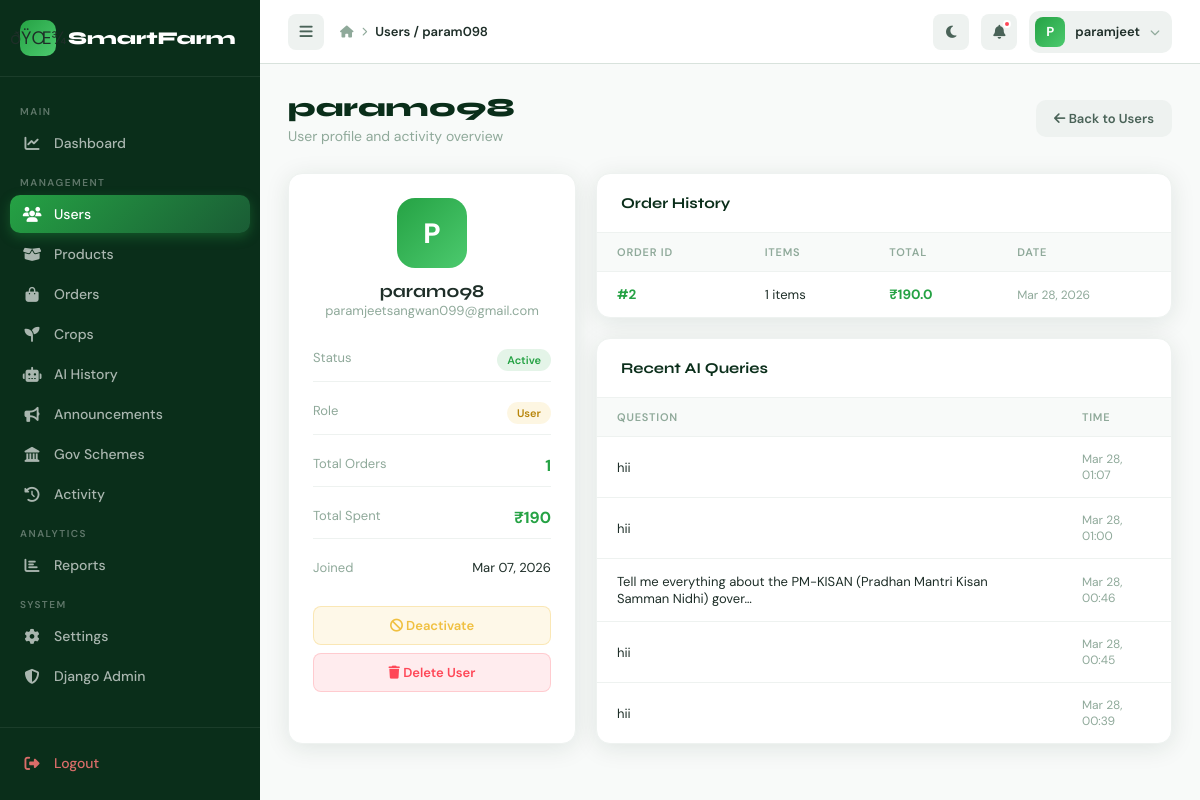
Page /myadmin/users/2/ (signed in) on the committed database.
### apps/orders/models.py (models this page shows, shortened)
class Order(models.Model):
    STATUS_CHOICES = [
        ('pending',    'Pending'),
        ('processing', 'Processing'),
        ('shipped',    'Shipped'),
        ('delivered',  'Delivered'),
        ('cancelled',  'Cancelled'),
        ('returned',   'Returned'),
    ]
    PAYMENT_CHOICES = [
        ('cod',      'Cash on Delivery'),
        ('razorpay', 'Razorpay'),
        ('stripe',   'Stripe'),
        ('upi',      'UPI'),
        ('card',     'Credit / Debit Card'),
    ]
    user = models.ForeignKey(User, on_delete=models.CASCADE, related_name='orders')
    shipping_address = models.ForeignKey(
        ShippingAddress, on_delete=models.SET_NULL,
        null=True, blank=True, related_name='orders'
    )
    total_price = models.FloatField(default=0)
    status = models.CharField(max_length=20, choices=STATUS_CHOICES, default='pending')
    payment_method = models.CharField(max_length=20, choices=PAYMENT_CHOICES, default='cod')
    payment_status = models.CharField(
        max_length=20,
        choices=[('pending','Pending'),('paid','Paid'),('failed','Failed'),('refunded','Refunded')],
        default='pending'
    )
    upi_transaction_id = models.CharField(max_length=100, blank=True, null=True)
    created_at = models.DateTimeField(auto_now_add=True)

### apps/ai_recommendations/models.py (models this page shows, shortened)
class AIQueryHistory(models.Model):
    user = models.ForeignKey(User, on_delete=models.CASCADE)
    prompt = models.TextField()
    response = models.TextField()
    timestamp = models.DateTimeField(auto_now_add=True)

### apps/admin_panel/views.py (the view)
    def wrapper(request, *args, **kwargs):
        if not request.user.is_authenticated:
            return redirect('login')
        if not request.user.is_staff:
            messages.error(request, 'Access denied. Admin only.')
            return redirect('login')  # FIX: was redirect('dashboard') — sent to user dashboard
        return view_func(request, *args, **kwargs)

### apps/admin_panel/views.py (called while the page is built)
def admin_required(view_func):
    def wrapper(request, *args, **kwargs):
        if not request.user.is_authenticated:
            return redirect('login')
        if not request.user.is_staff:
            messages.error(request, 'Access denied. Admin only.')
            return redirect('login')  # FIX: was redirect('dashboard') — sent to user dashboard
        return view_func(request, *args, **kwargs)
    wrapper.__name__ = view_func.__name__
    return wrapper

@admin_required
def admin_user_detail_view(request, user_id):
    user_obj = get_object_or_404(User, id=user_id)
    orders = Order.objects.filter(user=user_obj).order_by('-created_at')
    ai_queries = AIQueryHistory.objects.filter(user=user_obj).order_by('-timestamp')[:10]
    total_spent = orders.aggregate(total=Sum('total_price'))['total'] or 0
    two_factor = AdminTwoFactor.objects.filter(user=user_obj).first()
    context = {
        'user_obj': user_obj, 'orders': orders,
        'ai_queries': ai_queries, 'total_spent': total_spent,
        'order_count': orders.count(),
        'two_factor': two_factor,
    }
    return render(request, 'admin_panel/user_detail.html', context)

### templates/admin_panel/user_detail.html (shortened to what this page needs)
{% extends "admin_panel/base_admin.html" %}
{% block breadcrumb %}Users / {{ user_obj.username }}{% endblock %}
{% block content %}
<div class="page-header" style="display:flex;align-items:center;justify-content:space-between;">
    <div>
        <h1 class="page-title">{{ user_obj.username }}</h1>
        <p class="page-subtitle">User profile and activity overview</p>
    </div>
    <a href="{% url 'admin_users' %}" style="padding:10px 18px;background:var(--gray-100);color:var(--gray-600);border-radius:10px;text-decoration:none;font-weight:600;font-size:13px;">
        <i class="fas fa-arrow-left"></i> Back to Users
    </a>
</div>
<div style="display:grid;grid-template-columns:1fr 2fr;gap:20px;">
    <div class="chart-card">
        <div style="text-align:center;margin-bottom:20px;">
            <div style="width:70px;height:70px;border-radius:18px;background:linear-gradient(135deg,var(--green-bright),var(--green-light));display:flex;align-items:center;justify-content:center;color:white;font-weight:800;font-size:28px;margin:0 auto 12px;">
                {{ user_obj.username|first|upper }}
            </div>
            <div style="font-family:'Syne',sans-serif;font-size:18px;font-weight:700;">{{ user_obj.username }}</div>
            <div style="font-size:13px;color:var(--gray-400);">{{ user_obj.email }}</div>
        </div>
        <div style="display:flex;flex-direction:column;gap:10px;">
            <div style="display:flex;justify-content:space-between;padding:10px 0;border-bottom:1px solid var(--gray-100);">
                <span style="font-size:13px;color:var(--gray-400);">Status</span>
                <span class="status-badge {% if user_obj.is_active %}delivered{% else %}cancelled{% endif %}">{% if user_obj.is_active %}Active{% else %}Inactive{% endif %}</span>
            </div>
            <div style="display:flex;justify-content:space-between;padding:10px 0;border-bottom:1px solid var(--gray-100);">
                <span style="font-size:13px;color:var(--gray-400);">Role</span>
                <span class="status-badge {% if user_obj.is_staff %}shipped{% else %}pending{% endif %}">{% if user_obj.is_staff %}Staff{% else %}User{% endif %}</span>
            </div>
            <div style="display:flex;justify-content:space-between;padding:10px 0;border-bottom:1px solid var(--gray-100);">
                <span style="font-size:13px;color:var(--gray-400);">Total Orders</span>
                <strong style="color:var(--green-bright);">{{ order_count }}</strong>
            </div>
            <div style="display:flex;justify-content:space-between;padding:10px 0;border-bottom:1px solid var(--gray-100);">
                <span style="font-size:13px;color:var(--gray-400);">Total Spent</span>
                <strong style="color:var(--green-bright);">₹{{ total_spent|floatformat:0 }}</strong>
            </div>
            <div style="display:flex;justify-content:space-between;padding:10px 0;">
                <span style="font-size:13px;color:var(--gray-400);">Joined</span>
                <span style="font-size:13px;">{{ user_obj.date_joined|date:"M d, Y" }}</span>
            </div>
        </div>
        <div style="display:flex;flex-direction:column;gap:8px;margin-top:20px;">
            <form method="POST" action="{% url 'admin_user_toggle' user_obj.id %}">{% csrf_token %}
                <button type="submit" style="width:100%;padding:10px;background:rgba(240,192,64,0.12);color:var(--accent-gold);border:1.5px solid rgba(240,192,64,0.3);border-radius:8px;font-size:13px;font-weight:600;cursor:pointer;font-family:'DM Sans',sans-serif;">
                    {% if user_obj.is_active %}<i class="fas fa-ban"></i> Deactivate{% else %}<i class="fas fa-check"></i> Activate{% endif %}
                </button>
            </form>
            {% if not user_obj.is_superuser %}
            <form method="POST" action="{% url 'admin_user_delete' user_obj.id %}" onsubmit="return confirm('Delete user {{ user_obj.username }}?')">{% csrf_token %}
                <button type="submit" style="width:100%;padding:10px;background:rgba(255,71,87,0.1);color:var(--accent-red);border:1.5px solid rgba(255,71,87,0.2);border-radius:8px;font-size:13px;font-weight:600;cursor:pointer;font-family:'DM Sans',sans-serif;">
                    <i class="fas fa-trash"></i> Delete User
                </button>
            </form>
            {% endif %}
        </div>
    </div>
    <div style="display:flex;flex-direction:column;gap:20px;">
        <div class="table-card">
            <div class="table-header"><span class="table-title">Order History</span></div>
            <table>
                <thead><tr><th>Order ID</th><th>Items</th><th>Total</th><th>Date</th></tr></thead>
                <tbody>
                    {% for order in orders %}
                    <tr>
                        <td><strong style="color:var(--green-bright);">#{{ order.id }}</strong></td>
                        <td style="font-size:13px;">{{ order.items.count }} items</td>
                        <td style="font-weight:700;color:var(--green-bright);">₹{{ order.total_price }}</td>
                        <td style="font-size:12px;color:var(--gray-400);">{{ order.created_at|date:"M d, Y" }}</td>
                    </tr>
                    {% empty %}
                    <tr><td colspan="4" style="text-align:center;padding:20px;color:var(--gray-400);">No orders yet</td></tr>
                    {% endfor %}
                </tbody>
            </table>
        </div>
        <div class="table-card">
            <div class="table-header"><span class="table-title">Recent AI Queries</span></div>
            <table>
                <thead><tr><th>Question</th><th>Time</th></tr></thead>
                <tbody>
                    {% for q in ai_queries %}
                    <tr>
                        <td style="font-size:13px;">{{ q.prompt|truncatechars:80 }}</td>
                        <td style="font-size:12px;color:var(--gray-400);">{{ q.timestamp|date:"M d, H:i" }}</td>
                    </tr>
                    {% empty %}
                    <tr><td colspan="2" style="text-align:center;padding:20px;color:var(--gray-400);">No AI queries yet</td></tr>
                    {% endfor %}
                </tbody>
            </table>
        </div>
    </div>
</div>
{% endblock %}

### templates/admin_panel/base_admin.html (shortened to what this page needs)
{% load static %}
<!DOCTYPE html>
<html lang="en">
<head>
    <link rel="stylesheet" href="https://cdnjs.cloudflare.com/ajax/libs/font-awesome/6.4.0/css/all.min.css">
</head>
<body>
<aside class="sidebar" id="sidebar">
    <div class="sidebar-logo">
        <div class="logo-icon">ðŸŒ¾</div>
        <span class="logo-text">SmartFarm</span>
    </div>
    <nav class="sidebar-nav">
        <div class="nav-section-label">Main</div>
        <a href="{% url 'admin_dashboard' %}" class="nav-item {% if request.resolver_match.url_name == 'admin_dashboard' %}active{% endif %}">
            <i class="fas fa-chart-line"></i><span class="nav-label">Dashboard</span>
        </a>
        <div class="nav-section-label">Management</div>
        <a href="{% url 'admin_users' %}" class="nav-item {% if 'admin_user' in request.resolver_match.url_name %}active{% endif %}">
            <i class="fas fa-users"></i><span class="nav-label">Users</span>
        </a>
        <a href="{% url 'admin_products' %}" class="nav-item {% if 'admin_product' in request.resolver_match.url_name %}active{% endif %}">
            <i class="fas fa-box-open"></i><span class="nav-label">Products</span>
        </a>
        <a href="{% url 'admin_orders' %}" class="nav-item {% if 'admin_order' in request.resolver_match.url_name %}active{% endif %}">
            <i class="fas fa-shopping-bag"></i><span class="nav-label">Orders</span>
        </a>
        <a href="{% url 'admin_crops' %}" class="nav-item {% if 'admin_crop' in request.resolver_match.url_name %}active{% endif %}">
            <i class="fas fa-seedling"></i><span class="nav-label">Crops</span>
        </a>
        <a href="{% url 'admin_ai_history' %}" class="nav-item {% if 'admin_ai' in request.resolver_match.url_name %}active{% endif %}">
            <i class="fas fa-robot"></i><span class="nav-label">AI History</span>
        </a>
        <a href="{% url 'admin_announcements' %}" class="nav-item {% if 'admin_announcement' in request.resolver_match.url_name %}active{% endif %}">
            <i class="fas fa-bullhorn"></i><span class="nav-label">Announcements</span>
        </a>
        <a href="{% url 'admin_schemes' %}" class="nav-item {% if request.resolver_match and 'admin_scheme' in request.resolver_match.url_name %}active{% endif %}">
            <i class="fas fa-landmark"></i><span class="nav-label">Gov Schemes</span>
        </a>
        <a href="{% url 'admin_activity' %}" class="nav-item {% if request.resolver_match.url_name == 'admin_activity' %}active{% endif %}">
            <i class="fas fa-history"></i><span class="nav-label">Activity</span>
        </a>
        <div class="nav-section-label">Analytics</div>
        <a href="{% url 'admin_reports' %}" class="nav-item {% if 'admin_report' in request.resolver_match.url_name %}active{% endif %}">
            <i class="fas fa-chart-bar"></i><span class="nav-label">Reports</span>
        </a>
        <div class="nav-section-label">System</div>
        <a href="{% url 'admin_settings' %}" class="nav-item {% if 'admin_setting' in request.resolver_match.url_name %}active{% endif %}">
            <i class="fas fa-cog"></i><span class="nav-label">Settings</span>
        </a>
        <a href="/admin/" class="nav-item">
            <i class="fas fa-shield-alt"></i><span class="nav-label">Django Admin</span>
        </a>
    </nav>
    <div class="sidebar-footer">
        <form method="post" action="{% url 'logout' %}" style="margin:0;">{% csrf_token %}<button type="submit" class="nav-item" style="color:rgba(255,120,120,0.85);background:none;border:none;cursor:pointer;width:100%;font-family:'DM Sans',sans-serif;font-size:14px;font-weight:500;padding:10px 12px;border-radius:10px;display:flex;align-items:center;gap:12px;"><i class="fas fa-sign-out-alt"></i><span class="nav-label">Logout</span></button></form>
    </div>
</aside>
<div class="main-wrap" id="mainWrap">
    <header class="topbar">
        <button class="topbar-toggle" id="sidebarToggle"><i class="fas fa-bars"></i></button>
        <div class="breadcrumb">
            <i class="fas fa-home" style="font-size:12px;"></i>
            <i class="fas fa-chevron-right" style="font-size:9px;margin:0 2px;"></i>
            <span>{% block breadcrumb %}Dashboard{% endblock %}</span>
        </div>
        <div class="topbar-right">
            <button class="topbar-btn" id="darkToggle"><i class="fas fa-moon" id="darkIcon"></i></button>
            {% if request.user.is_authenticated %}<button class="topbar-btn" id="notifBtn">
                <i class="fas fa-bell"></i>
                <span class="notif-dot"></span>
            </button>{% endif %}
                        <div class="topbar-user" id="userMenuBtn">
                <div class="user-avatar">{{ request.user.username|first|upper }}</div>
                <span class="user-name">{{ request.user.username }}</span>
                <i class="fas fa-chevron-down" style="font-size:10px;color:var(--gray-400);"></i>
            </div>
        </div>
    </header>
    <main class="page-content">{% block content %}{% endblock %}</main>
</div>
</body>
</html>

### rows in the picture
Order: id "2", items.count "1", total_price "190.0", created_at "Mar 28, 2026"
AIQueryHistory: prompt "hii", timestamp "Mar 28, 01:07"
AIQueryHistory: prompt "hii", timestamp "Mar 28, 01:00"
AIQueryHistory: prompt "Tell me everything about the PM-KISAN (Pradhan Mantri Kisan Samman Nidhi) gover…", timestamp "Mar 28, 00:46"
AIQueryHistory: prompt "hii", timestamp "Mar 28, 00:45"
AIQueryHistory: prompt "hii", timestamp "Mar 28, 00:39"

### other values in the picture
{{ user_obj.username }} "param098"
{{ request.user.username|first|upper }} "P"
{{ request.user.username }} "paramjeet"
{{ user_obj.username|first|upper }} "P"
{{ user_obj.email }} "paramjeetsangwan099@gmail.com"
{{ order_count }} "1"
{{ total_spent|floatformat:0 }} "190"
{{ user_obj.date_joined|date:"M d, Y" }} "Mar 07, 2026"
